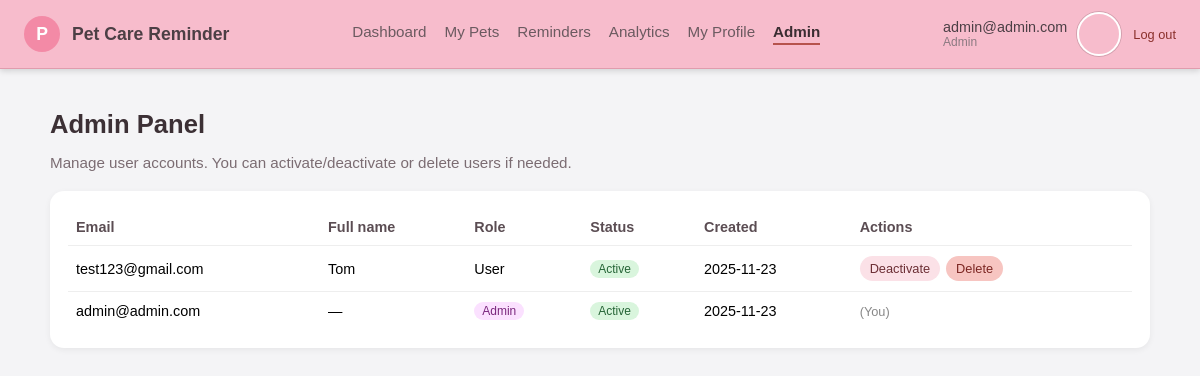
Page /admin/users (signed in) on the committed database.
### tables this page shows
CREATE TABLE users (
    id INTEGER PRIMARY KEY AUTOINCREMENT,
    email TEXT NOT NULL UNIQUE,
    password_hash TEXT NOT NULL,
    full_name TEXT,
    home_address TEXT,
    avatar_filename TEXT,
    is_active INTEGER NOT NULL DEFAULT 1,
    is_admin INTEGER NOT NULL DEFAULT 0,
    created_at TEXT NOT NULL
);

### app.py (the view)
@app.route("/admin/users")
@login_required
@admin_required
def admin_users():
    user_id = session["user_id"]
    current_user = db.get_user_by_id(user_id)
    if current_user and current_user["avatar_filename"]:
        avatar_url = url_for(
            "static", filename=f"uploads/{current_user['avatar_filename']}"
        )
    else:
        avatar_url = url_for("static", filename="images/profile-avatar.jpg")
    user_email = current_user["email"] if current_user else ""
    all_users = db.get_all_users()
    return render_template(
        "admin_users.html",
        avatar_url=avatar_url,
        user_email=user_email,
        users=all_users,
        current_user_id=user_id,
    )

### app.py (called while the page is built)
def login_required(view_func):
    @wraps(view_func)
    def wrapped_view(*args, **kwargs):
        if "user_id" not in session:
            return redirect(url_for("login"))
        return view_func(*args, **kwargs)
    return wrapped_view

def admin_required(view_func):
    @wraps(view_func)
    def wrapped_view(*args, **kwargs):
        user_id = session.get("user_id")
        if not user_id:
            return redirect(url_for("login"))
        user = db.get_user_by_id(user_id)
        if not user or not user["is_admin"]:
            return redirect(url_for("dashboard"))
        return view_func(*args, **kwargs)
    return wrapped_view

### db.py (called while the page is built)
def get_conn():
    conn = sqlite3.connect(DB_PATH)
    conn.row_factory = sqlite3.Row
    return conn

def get_user_by_id(user_id: int):
    conn = get_conn()
    cur = conn.execute("SELECT * FROM users WHERE id = ?", (user_id,))
    user = cur.fetchone()
    conn.close()
    return user

def get_all_users():
    conn = get_conn()
    rows = conn.execute(
        """
        SELECT *
        FROM users
        ORDER BY created_at DESC
        """
    ).fetchall()
    conn.close()
    return rows

### templates/admin_users.html (shortened to what this page needs)
<!DOCTYPE html>
<html lang="en">
<head>
</head>
<body>
<header class="header-bar">
    <div class="header-left">
        <div class="logo-circle">P</div>
        <div class="app-name">Pet Care Reminder</div>
    </div>
    <nav class="header-tabs">
        <a href="{{ url_for('dashboard') }}" class="header-tab">Dashboard</a>
        <a href="{{ url_for('my_pets') }}" class="header-tab">My Pets</a>
        <a href="{{ url_for('reminders') }}" class="header-tab">Reminders</a>
        <a href="{{ url_for('analytics') }}" class="header-tab">Analytics</a>
        <a href="{{ url_for('profile') }}" class="header-tab">My Profile</a>
        <a href="{{ url_for('admin_users') }}" class="header-tab active">Admin</a>
    </nav>
    <div class="header-right">
        <a href="{{ url_for('profile') }}"
           style="text-decoration:none; color:inherit; display:flex; align-items:center; gap:10px;">
            <div>
                <div class="profile-name">{{ user_email }}</div>
                <div class="profile-role">Admin</div>
            </div>
            <div class="profile-avatar" style="background-image:url('{{ avatar_url }}');"></div>
        </a>
        <a href="{{ url_for('logout') }}" class="logout-link">Log out</a>
    </div>
</header>
<main class="page-body">
    <h1 class="page-title">Admin Panel</h1>
    <p class="page-subtitle">
        Manage user accounts. You can activate/deactivate or delete users if needed.
    </p>
    <div class="admin-card">
        <table class="user-table">
            <thead>
                <tr>
                    <th>Email</th>
                    <th>Full name</th>
                    <th>Role</th>
                    <th>Status</th>
                    <th>Created</th>
                    <th>Actions</th>
                </tr>
            </thead>
            <tbody>
                {% for u in users %}
                    <tr>
                        <td>{{ u.email }}</td>
                        <td>{{ u.full_name or "—" }}</td>
                        <td>
                            {% if u.is_admin %}
                                <span class="badge badge-admin">Admin</span>
                            {% else %}
                                User
                            {% endif %}
                        </td>
                        <td>
                            {% if u.is_active %}
                                <span class="badge badge-active">Active</span>
                            {% else %}
                                <span class="badge badge-inactive">Inactive</span>
                            {% endif %}
                        </td>
                        <td>{{ u.created_at[:10] if u.created_at }}</td>
                        <td>
                            <div class="actions-cell">
                                {% if u.id != current_user_id %}
                                    <form method="POST" action="{{ url_for('admin_toggle_user', user_id=u.id) }}">
                                        <button type="submit" class="btn-small btn-toggle">
                                            {% if u.is_active %}Deactivate{% else %}Activate{% endif %}
                                        </button>
                                    </form>
                                    <form method="POST"
                                          action="{{ url_for('admin_delete_user', user_id=u.id) }}"
                                          onsubmit="return confirm('Delete this user and all their pets/reminders?');">
                                        <button type="submit" class="btn-small btn-delete">Delete</button>
                                    </form>
                                {% else %}
                                    <span style="font-size:0.8rem; color:#888;">(You)</span>
                                {% endif %}
                            </div>
                        </td>
                    </tr>
                {% endfor %}
            </tbody>
        </table>
    </div>
</main>
</body>
</html>

### templates/admin_users.html (style rules this page uses)
body { margin: 0; font-family: Arial, sans-serif; background: #f4f4f6; }
.header-bar { display: flex; align-items: center; justify-content: space-between; padding: 12px 24px; background: #f7bccc; border-bottom: 1px solid #e09cad; box-shadow: 0 2px 6px rgba(0,0,0,0.15); }
.header-left { display: flex; align-items: center; gap: 12px; }
.logo-circle { width: 36px; height: 36px; border-radius: 50%; background: #f38aa6; display: flex; align-items: center; justify-content: center; color: white; font-weight: bold; font-size: 1.1rem; }
.app-name { font-weight: bold; font-size: 1.1rem; color: #4c3f45; }
.header-tabs { display: flex; gap: 18px; }
.header-tab { font-size: 0.95rem; color: #6b5a60; padding-bottom: 3px; cursor: pointer; text-decoration: none; }
.header-tab.active { font-weight: bold; border-bottom: 2px solid #b6534d; color: #3b2d32; }
.header-right { display: flex; align-items: center; gap: 12px; }
.profile-name { font-size: 0.9rem; color: #4c3f45; text-align: right; }
.profile-role { font-size: 0.75rem; color: #8b7a81; }
.profile-avatar { width: 40px; height: 40px; border-radius: 50%; background-size: cover; background-position: center; border: 2px solid white; box-shadow: 0 0 0 1px rgba(0,0,0,0.15); }
.logout-link { font-size: 0.8rem; color: #8a2f2b; text-decoration: none; }
.page-body { padding: 24px 32px; max-width: 1100px; margin: 0 auto; }
.page-title { font-size: 1.6rem; font-weight: bold; color: #3c3035; margin-bottom: 6px; }
.page-subtitle { font-size: 0.95rem; color: #7b6c72; margin-bottom: 20px; }
.admin-card { background: #ffffff; border-radius: 14px; padding: 18px; box-shadow: 0 2px 6px rgba(0,0,0,0.06); }
table.user-table { width: 100%; border-collapse: collapse; font-size: 0.9rem; }
.user-table th, .user-table td { padding: 10px 8px; border-bottom: 1px solid #eee; text-align: left; }
.user-table th { font-weight: 600; color: #5b4d53; }
.user-table tr:last-child td { border-bottom: none; }
.badge { display: inline-block; padding: 2px 8px; border-radius: 999px; font-size: 0.75rem; }
.badge-active { background: #d9f5dd; color: #256436; }
.badge-admin { background: #fbe1ff; color: #7a277d; }
.btn-small { padding: 5px 10px; border-radius: 999px; border: none; cursor: pointer; font-size: 0.8rem; }
.btn-toggle { background: #fbe1e7; color: #6c2f35; }
.btn-delete { background: #f7c5c1; color: #7c2622; }
.actions-cell { display: flex; gap: 6px; }

### rows in the picture
users: email "admin@admin.com", full_name "—", is_admin "Admin", is_active "Active", created_at "2025-11-23", shows "(You)"
users: email "test123@gmail.com", full_name "Tom", is_admin "User", is_active "Active", created_at "2025-11-23"
